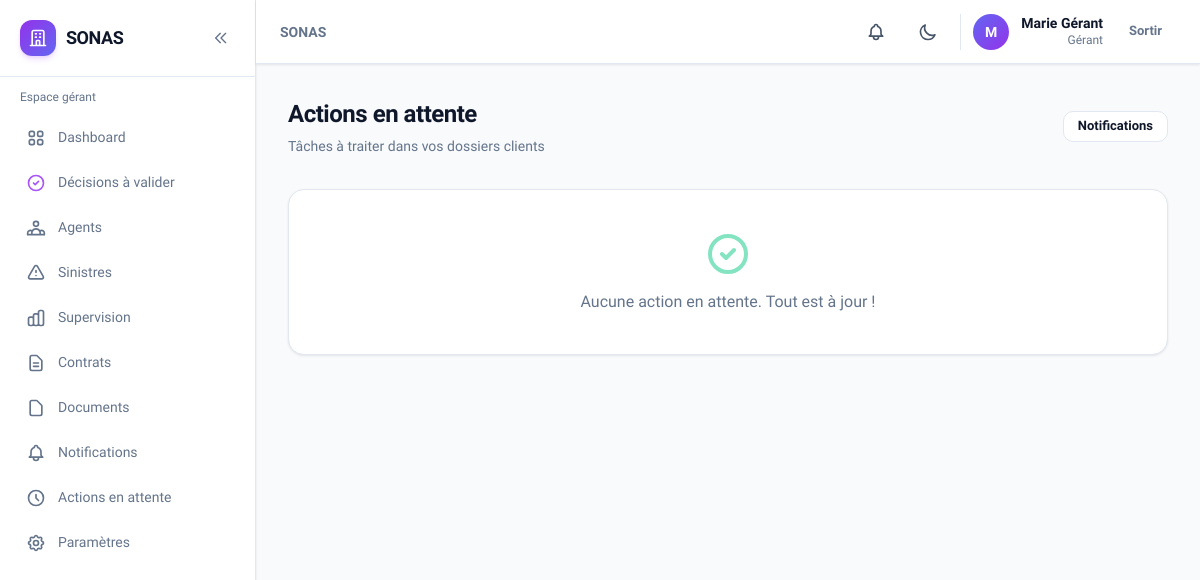
/sonas/notifications/actions/ (signed in), run on an earlier commit of the app's database.
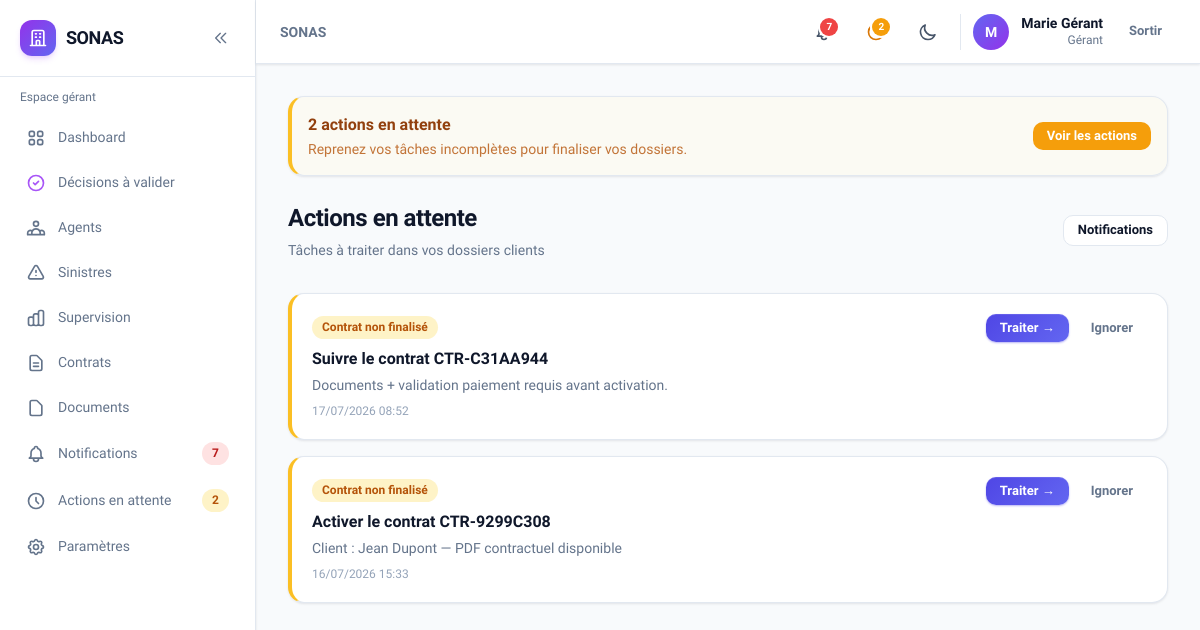
And on a later commit of the database.
### notifications/models.py (models this page shows, shortened)
class ActionEnAttente(models.Model):
    user = models.ForeignKey(
        settings.AUTH_USER_MODEL,
        on_delete=models.CASCADE,
        related_name='actions_en_attente',
    )
    action_type = models.CharField(max_length=25, choices=ActionType.choices)
    title = models.CharField(max_length=200)
    description = models.TextField(blank=True)
    is_resolved = models.BooleanField(default=False)
    content_type = models.ForeignKey(ContentType, on_delete=models.CASCADE)
    object_id = models.PositiveIntegerField()
    content_object = GenericForeignKey('content_type', 'object_id')
    created_at = models.DateTimeField(auto_now_add=True)
    resolved_at = models.DateTimeField(null=True, blank=True)
    class Meta:
        verbose_name = 'Action en attente'
        verbose_name_plural = 'Actions en attente'
        ordering = ['-created_at']
        indexes = [
            models.Index(fields=['user', 'is_resolved']),
        ]

### notifications/views.py (the view)
# urls.py: path('actions/', views.pending_actions_list, name='pending_actions'),
@login_required
def pending_actions_list(request):
    actions = ActionEnAttente.objects.filter(
        user=request.user, is_resolved=False,
    ).select_related('content_type').order_by('-created_at')
    return render(request, 'notifications/pending_actions.html', {'actions': actions})

### accounts/models.py (called while the page is built)
    @property
    def is_client(self):
        return self.role == UserRole.CLIENT

    @property
    def is_gerant(self):
        return self.role == UserRole.GERANT

    @property
    def is_admin_user(self):
        return self.role == UserRole.ADMIN

    @property
    def is_internal(self):
        return self.role in (UserRole.AGENT, UserRole.GERANT, UserRole.ADMIN)

### notifications/services.py (called while the page is built)
def get_content_object_url(user, obj):
    if obj is None:
        return ''
    model = obj._meta.model_name
    routes = _OBJECT_ROUTES.get(model)
    if not routes:
        return ''
    client_route, internal_route = routes
    route_name = client_route if user.is_client else internal_route
    return reverse(route_name, args=[obj.pk])

def get_pending_actions_count(user):
    return ActionEnAttente.objects.filter(user=user, is_resolved=False).count()

def get_unread_count(user):
    return Notification.objects.filter(user=user, is_read=False).count()

def get_recent_notifications(user, limit=5):
    return Notification.objects.filter(user=user).order_by('-created_at')[:limit]

### notifications/templatetags/notification_tags.py (called while the page is built)
@register.simple_tag
def content_object_url(user, obj):
    return get_content_object_url(user, obj)

### templates/notifications/pending_actions.html (shortened to what this page needs)
{% extends 'base.html' %}
{% load notification_tags %}
{% block content %}
<div class="sonas-page-header flex flex-col sm:flex-row sm:items-center sm:justify-between gap-4 mb-8">
    <div>
        <h1>Actions en attente</h1>
        <p>{% if user.is_internal %}Tâches à traiter dans vos dossiers clients{% else %}Reprenez vos tâches incomplètes pour finaliser vos dossiers{% endif %}</p>
    </div>
    <a href="{% if user.is_client %}{% url 'notifications_client:list' %}{% else %}{% url 'notifications:list' %}{% endif %}" class="sonas-btn sonas-btn-secondary sonas-btn-sm">Notifications</a>
</div>
<div class="space-y-4">
    {% for action in actions %}
    <div class="sonas-card p-5 border-l-4 border-l-amber-400">
        <div class="flex flex-col sm:flex-row sm:justify-between gap-4">
            <div class="min-w-0 flex-1">
                <span class="sonas-badge sonas-badge-yellow">{{ action.get_action_type_display }}</span>
                <h2 class="font-semibold mt-2 text-slate-900 dark:text-white">{{ action.title }}</h2>
                {% if action.description %}<p class="text-sm text-slate-500 mt-1">{{ action.description }}</p>{% endif %}
                <p class="text-xs text-slate-400 mt-2">{{ action.created_at|date:"d/m/Y H:i" }}</p>
            </div>
            <div class="flex flex-wrap gap-2 shrink-0 items-start">
                {% content_object_url user action.content_object as object_url %}
                {% if object_url %}
                <a href="{{ object_url }}" class="sonas-btn sonas-btn-primary sonas-btn-sm">Traiter →</a>
                {% endif %}
                <form method="post" action="{% if user.is_client %}{% url 'notifications_client:resolve_action' action.pk %}{% else %}{% url 'notifications:resolve_action' action.pk %}{% endif %}">
                    <button type="submit" class="sonas-btn sonas-btn-ghost sonas-btn-sm" title="Marquer comme traitée">Ignorer</button>
                </form>
            </div>
        </div>
    </div>
    {% empty %}
    <div class="sonas-card p-10 text-center text-slate-500">
        <svg class="w-12 h-12 mx-auto mb-3 text-emerald-400 opacity-60" fill="none" stroke="currentColor" viewBox="0 0 24 24"><path stroke-linecap="round" stroke-linejoin="round" stroke-width="2" d="M9 12l2 2 4-4m6 2a9 9 0 11-18 0 9 9 0 0118 0z"/></svg>
        Aucune action en attente. Tout est à jour !
    </div>
    {% endfor %}
</div>
{% endblock %}

### templates/partials/navbar.html (shortened to what this page needs)
<header class="sticky top-0 z-30 sonas-card border-0 border-b rounded-none px-3 sm:px-6 h-14 sm:h-16 flex items-center justify-between shrink-0 gap-2">
    <div class="flex items-center gap-2 sm:gap-4 min-w-0 flex-1">
        <h2 class="text-sm font-semibold text-slate-500 dark:text-slate-400 truncate hidden lg:block">
            {% block page_breadcrumb %}SONAS{% endblock %}
        </h2>
    </div>
    <div class="flex items-center gap-1 sm:gap-3 shrink-0">
        <a href="{% url url_notifications_list %}" class="relative p-2.5 rounded-xl hover:bg-slate-100 dark:hover:bg-slate-800 transition-colors" title="Notifications{% if unread_notifications_count %} ({{ unread_notifications_count }}){% endif %}">
            {% if unread_notifications_count %}
            <span class="absolute top-1.5 right-1.5 min-w-[1.125rem] h-[1.125rem] px-0.5 bg-red-500 rounded-full ring-2 ring-white dark:ring-slate-900 text-[10px] font-bold text-white flex items-center justify-center">{{ unread_notifications_count }}</span>
            {% endif %}
        </a>
        {% if pending_actions_count %}
        <a href="{% url url_pending_actions %}" class="relative p-2.5 rounded-xl hover:bg-slate-100 dark:hover:bg-slate-800 transition-colors" title="Actions en attente ({{ pending_actions_count }})">
            <span class="absolute top-1.5 right-1.5 min-w-[1.125rem] h-[1.125rem] px-0.5 bg-amber-500 rounded-full ring-2 ring-white dark:ring-slate-900 text-[10px] font-bold text-white flex items-center justify-center">{{ pending_actions_count }}</span>
        </a>
        {% endif %}
        <button @click="toggle()" class="p-2.5 rounded-xl hover:bg-slate-100 dark:hover:bg-slate-800 transition-colors" title="Thème">
            <svg x-show="!isDark" class="w-5 h-5 text-slate-600" fill="none" stroke="currentColor" viewBox="0 0 24 24"><path stroke-linecap="round" stroke-linejoin="round" stroke-width="2" d="M20.354 15.354A9 9 0 018.646 3.646 9.003 9.003 0 0012 21a9.003 9.003 0 008.354-5.646z"/></svg>
        </button>
        <div class="hidden sm:flex items-center gap-3 pl-3 border-l border-slate-200 dark:border-slate-700">
            <div class="w-9 h-9 rounded-full bg-gradient-to-br from-indigo-500 to-purple-600 flex items-center justify-center text-white text-sm font-bold">
                {{ user.first_name|first|default:user.username|first|upper }}
            </div>
            <div class="text-right hidden md:block">
                <p class="text-sm font-semibold leading-tight">{{ user.get_full_name|default:user.username }}</p>
                <p class="text-xs text-slate-500">{{ user.get_role_display }}</p>
            </div>
        </div>
        <form method="post" action="{% url 'accounts:logout' %}">
            <button type="submit" class="sonas-btn sonas-btn-ghost sonas-btn-sm">Sortir</button>
        </form>
    </div>
</header>

What changed in the data, as far as the page shows it:
added ActionEnAttente: action_type "Contrat non finalisé", title "Suivre le contrat CTR-C31AA944", description "Documents + validation paiement requis avant activation.", created_at "17/07/2026 08:52"
added ActionEnAttente: action_type "Contrat non finalisé", title "Activer le contrat CTR-9299C308", description "Client : Jean Dupont — PDF contractuel disponible", created_at "16/07/2026 15:33"
Also different on the page:
{{ unread_notifications_count }}: (not shown) → "7"
{{ pending_actions_count }}: (not shown) → "2"
text no longer shown: "Aucune action en attente. Tout est à jour !"
text now shown: "action en attente Reprenez vos tâches incomplètes pour finaliser vos dossiers. Voir les actions"
